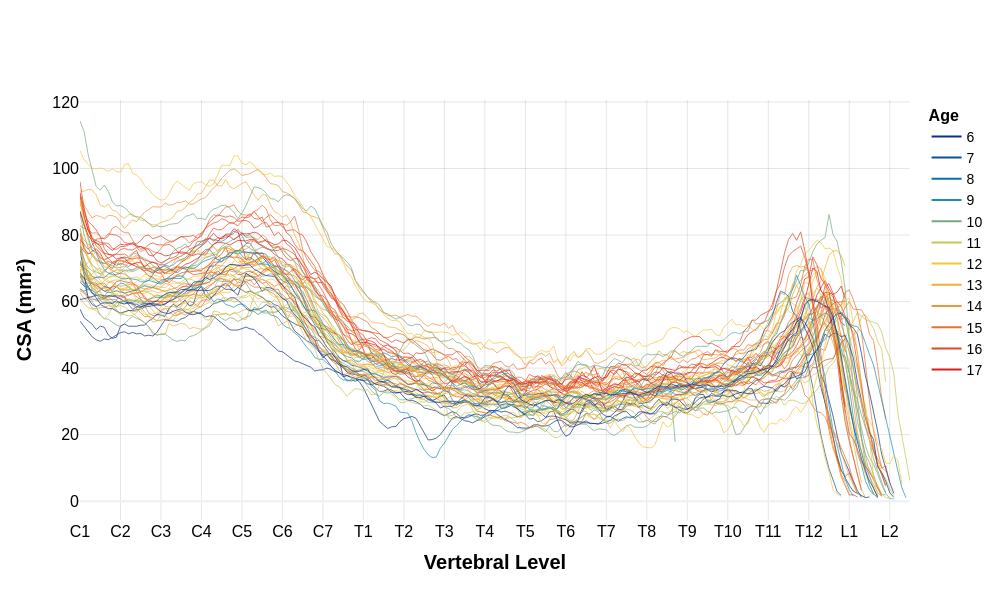
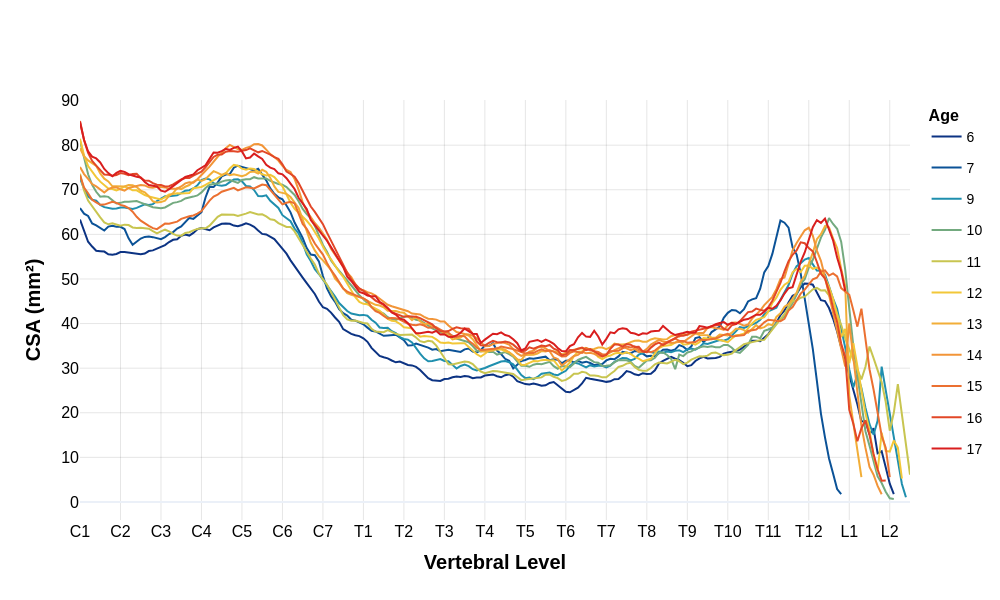

Write notebook code for charts like these, in order.
### Markdown cell above
##### 3.1.2 Female

### Code cell
plot_morphometrics(interpolated_morphometrics_df, 'CSA','CSA (mm²)', sex='F')
plot_average_morphometrics(interpolated_morphometrics_df, 'CSA','CSA (mm²)', sex='F')

### Figure 1 — Plotly figure (JSON) as saved in the notebook; plotly's stock layout.template omitted (floating-point values rounded to 4 significant figures; data arrays with more than 128 entries replaced by an {"elided": "..."} marker saying what was removed)
{"data": [{"legendgroup": "15", "line": {"color": "rgb(235, 112, 49)", "width": 1}, "mode": "lines", "name": "15", "opacity": 0.7, "showlegend": false, "type": "scatter", "x": {"elided": "200 float values"}, "y": {"elided": "200 float values"}}, {"legendgroup": "16", "line": {"color": "rgb(226, 71, 39)", "width": 1}, "mode": "lines", "name": "16", "opacity": 0.7, "showlegend": false, "type": "scatter", "x": {"elided": "193 float values"}, "y": {"elided": "193 float values"}}, {"legendgroup": "14", "line": {"color": "rgb(242, 149, 56)", "width": 1}, "mode": "lines", "name": "14", "opacity": 0.7, "showlegend": false, "type": "scatter", "x": {"elided": "199 float values"}, "y": {"elided": "199 float values"}}, {"legendgroup": "17", "line": {"color": "rgb(217, 30, 30)", "width": 1}, "mode": "lines", "name": "17", "opacity": 0.7, "showlegend": false, "type": "scatter", "x": {"elided": "190 float values"}, "y": {"elided": "190 float values"}}, {"legendgroup": "14", "line": {"color": "rgb(242, 149, 56)", "width": 1}, "mode": "lines", "name": "14", "opacity": 0.7, "showlegend": false, "type": "scatter", "x": {"elided": "190 float values"}, "y": {"elided": "190 float values"}}, {"legendgroup": "14", "line": {"color": "rgb(242, 149, 56)", "width": 1}, "mode": "lines", "name": "14", "opacity": 0.7, "showlegend": false, "type": "scatter", "x": {"elided": "199 float values"}, "y": {"elided": "199 float values"}}, {"legendgroup": "13", "line": {"color": "rgb(242, 174, 56)", "width": 1}, "mode": "lines", "name": "13", "opacity": 0.7, "showlegend": false, "type": "scatter", "x": {"elided": "190 float values"}, "y": {"elided": "190 float values"}}, {"legendgroup": "15", "line": {"color": "rgb(235, 112, 49)", "width": 1}, "mode": "lines", "name": "15", "opacity": 0.7, "showlegend": false, "type": "scatter", "x": {"elided": "190 float values"}, "y": {"elided": "190 float values"}}, {"legendgroup": "12", "line": {"color": "rgb(242, 199, 56)", "width": 1}, "mode": "lines", "name": "12", "opacity": 0.7, "showlegend": false, "type": "scatter", "x": {"elided": "190 float values"}, "y": {"elided": "190 float values"}}, {"legendgroup": "9", "line": {"color": "rgb(31, 143, 174)", "width": 1}, "mode": "lines", "name": "9", "opacity": 0.7, "showlegend": false, "type": "scatter", "x": {"elided": "197 float values"}, "y": {"elided": "197 float values"}}, {"legendgroup": "16", "line": {"color": "rgb(226, 71, 39)", "width": 1}, "mode": "lines", "name": "16", "opacity": 0.7, "showlegend": false, "type": "scatter", "x": {"elided": "190 float values"}, "y": {"elided": "190 float values"}}, {"legendgroup": "17", "line": {"color": "rgb(217, 30, 30)", "width": 1}, "mode": "lines", "name": "17", "opacity": 0.7, "showlegend": false, "type": "scatter", "x": {"elided": "190 float values"}, "y": {"elided": "190 float values"}}, {"legendgroup": "12", "line": {"color": "rgb(242, 199, 56)", "width": 1}, "mode": "lines", "name": "12", "opacity": 0.7, "showlegend": false, "type": "scatter", "x": {"elided": "190 float values"}, "y": {"elided": "190 float values"}}, {"legendgroup": "10", "line": {"color": "rgb(115, 170, 127)", "width": 1}, "mode": "lines", "name": "10", "opacity": 0.7, "showlegend": false, "type": "scatter", "x": {"elided": "200 float values"}, "y": {"elided": "200 float values"}}, {"legendgroup": "11", "line": {"color": "rgb(200, 197, 80)", "width": 1}, "mode": "lines", "name": "11", "opacity": 0.7, "showlegend": false, "type": "scatter", "x": {"elided": "195 float values"}, "y": {"elided": "195 float values"}}, {"legendgroup": "13", "line": {"color": "rgb(242, 174, 56)", "width": 1}, "mode": "lines", "name": "13", "opacity": 0.7, "showlegend": false, "type": "scatter", "x": {"elided": "190 float values"}, "y": {"elided": "190 float values"}}, {"legendgroup": "11", "line": {"color": "rgb(200, 197, 80)", "width": 1}, "mode": "lines", "name": "11", "opacity": 0.7, "showlegend": false, "type": "scatter", "x": {"elided": "202 float values"}, "y": {"elided": "202 float values"}}, {"legendgroup": "10", "line": {"color": "rgb(115, 170, 127)", "width": 1}, "mode": "lines", "name": "10", "opacity": 0.7, "showlegend": false, "type": "scatter", "x": {"elided": "202 float values"}, "y": {"elided": "202 float values"}}, {"legendgroup": "15", "line": {"color": "rgb(235, 112, 49)", "width": 1}, "mode": "lines", "name": "15", "opacity": 0.7, "showlegend": false, "type": "scatter", "x": {"elided": "200 float values"}, "y": {"elided": "200 float values"}}, {"legendgroup": "14", "line": {"color": "rgb(242, 149, 56)", "width": 1}, "mode": "lines", "name": "14", "opacity": 0.7, "showlegend": false, "type": "scatter", "x": {"elided": "190 float values"}, "y": {"elided": "190 float values"}}, {"legendgroup": "10", "line": {"color": "rgb(115, 170, 127)", "width": 1}, "mode": "lines", "name": "10", "opacity": 0.7, "showlegend": false, "type": "scatter", "x": {"elided": "198 float values"}, "y": {"elided": "198 float values"}}, {"legendgroup": "7", "line": {"color": "rgb(11, 82, 151)", "width": 1}, "mode": "lines", "name": "7", "opacity": 0.7, "showlegend": false, "type": "scatter", "x": {"elided": "189 float values"}, "y": {"elided": "189 float values"}}, {"legendgroup": "10", "line": {"color": "rgb(115, 170, 127)", "width": 1}, "mode": "lines", "name": "10", "opacity": 0.7, "showlegend": false, "type": "scatter", "x": {"elided": "148 float values"}, "y": {"elided": "148 float values"}}, {"legendgroup": "11", "line": {"color": "rgb(200, 197, 80)", "width": 1}, "mode": "lines", "name": "11", "opacity": 0.7, "showlegend": false, "type": "scatter", "x": {"elided": "206 float values"}, "y": {"elided": "206 float values"}}, {"legendgroup": "13", "line": {"color": "rgb(242, 174, 56)", "width": 1}, "mode": "lines", "name": "13", "opacity": 0.7, "showlegend": false, "type": "scatter", "x": {"elided": "194 float values"}, "y": {"elided": "194 float values"}}, {"legendgroup": "15", "line": {"color": "rgb(235, 112, 49)", "width": 1}, "mode": "lines", "name": "15", "opacity": 0.7, "showlegend": false, "type": "scatter", "x": {"elided": "201 float values"}, "y": {"elided": "201 float values"}}, {"legendgroup": "16", "line": {"color": "rgb(226, 71, 39)", "width": 1}, "mode": "lines", "name": "16", "opacity": 0.7, "showlegend": false, "type": "scatter", "x": {"elided": "194 float values"}, "y": {"elided": "194 float values"}}, {"legendgroup": "15", "line": {"color": "rgb(235, 112, 49)", "width": 1}, "mode": "lines", "name": "15", "opacity": 0.7, "showlegend": false, "type": "scatter", "x": {"elided": "200 float values"}, "y": {"elided": "200 float values"}}, {"legendgroup": "10", "line": {"color": "rgb(115, 170, 127)", "width": 1}, "mode": "lines", "name": "10", "opacity": 0.7, "showlegend": false, "type": "scatter", "x": [1.0, 1.1, 1.2, 1.3, 1.4, 1.5, 1.6, 1.7, 1.8, 1.9, 2.0, 2.1, 2.2, 2.3, 2.4, 2.5, 2.6, 2.7, 2.8, 2.9, 3.0, 3.1, 3.2, 3.3, 3.4, 3.5, 3.6, 3.7, 3.8, 3.9, 4.0, 4.1, 4.2, 4.3, 4.4, 4.5, 4.6, 4.7, 4.8, 4.9, 5.0, 5.1, 5.2, 5.3, 5.4, 5.5, 5.6, 5.7, 5.8, 5.9, 6.0, 6.1, 6.2, 6.3, 6.4, 6.5, 6.6, 6.7, 6.8, 6.9, 7.0, 7.1, 7.2, 7.3, 7.4, 7.5, 7.6, 7.7, 7.8, 7.9, 8.0, 8.1, 8.2, 8.3, 8.4, 8.5, 8.6, 8.7, 8.8, 8.9, 9.0, 9.1, 9.2, 9.3, 9.4, 9.5, 9.6, 9.7, 9.8, 9.9, 10.0, 10.1, 10.2, 10.3, 10.4, 10.5, 10.6, 10.7, 10.8, 10.9, 11.0, 11.1, 11.2, 11.3, 11.4, 11.5, 11.6, 11.7, 11.8, 11.9, 12.0, 12.1, 12.2, 12.3, 12.4, 12.5, 12.6, 12.7, 12.8, 12.9, 13.0], "y": [86.55, 80.15, 76.3, 73.7, 72.45, 71.55, 71.52, 71.31, 70.79, 70.11, 70.25, 70.71, 70.05, 68.98, 69.56, 70.2, 69.91, 69.67, 70.32, 69.81, 68.74, 68.5, 69.44, 70.1, 70.72, 70.32, 69.92, 70.53, 70.7, 71.03, 72.16, 73.17, 73.58, 73.88, 74.38, 75.88, 76.64, 76.58, 75.53, 74.92, 76.31, 76.84, 76.1, 75.14, 75.83, 76.3, 76.14, 75.32, 75.71, 76.56, 75.47, 74.56, 73.07, 71.86, 70.84, 68.74, 67.78, 66.61, 64.61, 61.71, 59.72, 57.67, 55.47, 54.38, 51.89, 49.64, 46.9, 46.02, 45.26, 44.35, 43.38, 42.07, 41.52, 40.51, 40.3, 40.24, 39.42, 40.88, 42.15, 45.25, 47.54, 48.89, 47.87, 46.69, 45.86, 44.97, 42.63, 40.33, 40.0, 38.08, 37.6, 37.5, 37.31, 36.95, 36.51, 35.84, 36.54, 35.7, 33.85, 33.13, 33.21, 34.91, 35.85, 36.1, 36.87, 38.46, 38.36, 36.68, 35.19, 33.58, 32.27, 31.39, 31.46, 30.93, 31.54, 32.51, 33.09, 31.59, 31.17, 30.08, 28.86]}, {"legendgroup": "12", "line": {"color": "rgb(242, 199, 56)", "width": 1}, "mode": "lines", "name": "12", "opacity": 0.7, "showlegend": false, "type": "scatter", "x": {"elided": "191 float values"}, "y": {"elided": "191 float values"}}, {"legendgroup": "6", "line": {"color": "rgb(12, 51, 131)", "width": 1}, "mode": "lines", "name": "6", "opacity": 0.7, "showlegend": false, "type": "scatter", "x": {"elided": "202 float values"}, "y": {"elided": "202 float values"}}, {"legendgroup": "12", "line": {"color": "rgb(242, 199, 56)", "width": 1}, "mode": "lines", "name": "12", "opacity": 0.7, "showlegend": false, "type": "scatter", "x": {"elided": "198 float values"}, "y": {"elided": "198 float values"}}, {"legendgroup": "9", "line": {"color": "rgb(31, 143, 174)", "width": 1}, "mode": "lines", "name": "9", "opacity": 0.7, "showlegend": false, "type": "scatter", "x": {"elided": "198 float values"}, "y": {"elided": "198 float values"}}, {"legendgroup": "6", "line": {"color": "rgb(12, 51, 131)", "width": 1}, "mode": "lines", "name": "6", "opacity": 0.7, "showlegend": false, "type": "scatter", "x": {"elided": "196 float values"}, "y": {"elided": "196 float values"}}, {"legendgroup": "13", "line": {"color": "rgb(242, 174, 56)", "width": 1}, "mode": "lines", "name": "13", "opacity": 0.7, "showlegend": false, "type": "scatter", "x": {"elided": "190 float values"}, "y": {"elided": "190 float values"}}, {"legendgroup": "16", "line": {"color": "rgb(226, 71, 39)", "width": 1}, "mode": "lines", "name": "16", "opacity": 0.7, "showlegend": false, "type": "scatter", "x": {"elided": "199 float values"}, "y": {"elided": "199 float values"}}, {"legendgroup": "12", "line": {"color": "rgb(242, 199, 56)", "width": 1}, "mode": "lines", "name": "12", "opacity": 0.7, "showlegend": false, "type": "scatter", "x": {"elided": "189 float values"}, "y": {"elided": "189 float values"}}, {"legendgroup": "9", "line": {"color": "rgb(31, 143, 174)", "width": 1}, "mode": "lines", "name": "9", "opacity": 0.7, "showlegend": false, "type": "scatter", "x": {"elided": "205 float values"}, "y": {"elided": "205 float values"}}, {"legendgroup": "17", "line": {"color": "rgb(217, 30, 30)", "width": 1}, "mode": "lines", "name": "17", "opacity": 0.7, "showlegend": false, "type": "scatter", "x": {"elided": "190 float values"}, "y": {"elided": "190 float values"}}, {"legendgroup": "16", "line": {"color": "rgb(226, 71, 39)", "width": 1}, "mode": "lines", "name": "16", "opacity": 0.7, "showlegend": false, "type": "scatter", "x": {"elided": "200 float values"}, "y": {"elided": "200 float values"}}, {"legendgroup": "6", "line": {"color": "rgb(12, 51, 131)", "width": 1}, "mode": "lines", "name": "6", "opacity": 0.7, "showlegend": false, "type": "scatter", "x": {"elided": "202 float values"}, "y": {"elided": "202 float values"}}, {"legendgroup": "6", "line": {"color": "rgb(12, 51, 131)", "width": 1}, "mode": "lines", "name": "6", "opacity": 0.7, "showlegend": false, "type": "scatter", "x": {"elided": "194 float values"}, "y": {"elided": "194 float values"}}, {"legendgroup": "12", "line": {"color": "rgb(242, 199, 56)", "width": 1}, "mode": "lines", "name": "12", "opacity": 0.7, "showlegend": false, "type": "scatter", "x": {"elided": "204 float values"}, "y": {"elided": "204 float values"}}, {"legendgroup": "16", "line": {"color": "rgb(226, 71, 39)", "width": 1}, "mode": "lines", "name": "16", "opacity": 0.7, "showlegend": false, "type": "scatter", "x": {"elided": "193 float values"}, "y": {"elided": "193 float values"}}, {"legendgroup": "15", "line": {"color": "rgb(235, 112, 49)", "width": 1}, "mode": "lines", "name": "15", "opacity": 0.7, "showlegend": false, "type": "scatter", "x": {"elided": "193 float values"}, "y": {"elided": "193 float values"}}, {"legendgroup": "9", "line": {"color": "rgb(31, 143, 174)", "width": 1}, "mode": "lines", "name": "9", "opacity": 0.7, "showlegend": false, "type": "scatter", "x": {"elided": "192 float values"}, "y": {"elided": "192 float values"}}, {"legendgroup": "11", "line": {"color": "rgb(200, 197, 80)", "width": 1}, "mode": "lines", "name": "11", "opacity": 0.7, "showlegend": false, "type": "scatter", "x": {"elided": "194 float values"}, "y": {"elided": "194 float values"}}, {"legendgroup": "10", "line": {"color": "rgb(115, 170, 127)", "width": 1}, "mode": "lines", "name": "10", "opacity": 0.7, "showlegend": false, "type": "scatter", "x": {"elided": "200 float values"}, "y": {"elided": "200 float values"}}, {"legendgroup": "11", "line": {"color": "rgb(200, 197, 80)", "width": 1}, "mode": "lines", "name": "11", "opacity": 0.7, "showlegend": false, "type": "scatter", "x": {"elided": "200 float values"}, "y": {"elided": "200 float values"}}, {"legendgroup": "11", "line": {"color": "rgb(200, 197, 80)", "width": 1}, "mode": "lines", "name": "11", "opacity": 0.7, "showlegend": false, "type": "scatter", "x": {"elided": "201 float values"}, "y": {"elided": "201 float values"}}, {"legendgroup": "12", "line": {"color": "rgb(242, 199, 56)", "width": 1}, "mode": "lines", "name": "12", "opacity": 0.7, "showlegend": false, "type": "scatter", "x": {"elided": "198 float values"}, "y": {"elided": "198 float values"}}, {"legendgroup": "16", "line": {"color": "rgb(226, 71, 39)", "width": 1}, "mode": "lines", "name": "16", "opacity": 0.7, "showlegend": false, "type": "scatter", "x": {"elided": "190 float values"}, "y": {"elided": "190 float values"}}, {"legendgroup": "6", "line": {"color": "rgb(12, 51, 131)", "width": 1}, "mode": "lines", "name": "6", "opacity": 0.7, "showlegend": false, "type": "scatter", "x": {"elided": "198 float values"}, "y": {"elided": "198 float values"}}, {"line": {"color": "rgb(12, 51, 131)", "width": 2}, "mode": "lines", "name": "6", "showlegend": true, "type": "scatter", "x": [null], "y": [null]}, {"line": {"color": "rgb(11, 82, 151)", "width": 2}, "mode": "lines", "name": "7", "showlegend": true, "type": "scatter", "x": [null], "y": [null]}, {"line": {"color": "rgb(11, 113, 171)", "width": 2}, "mode": "lines", "name": "8", "showlegend": true, "type": "scatter", "x": [null], "y": [null]}, {"line": {"color": "rgb(31, 143, 174)", "width": 2}, "mode": "lines", "name": "9", "showlegend": true, "type": "scatter", "x": [null], "y": [null]}, {"line": {"color": "rgb(115, 170, 127)", "width": 2}, "mode": "lines", "name": "10", "showlegend": true, "type": "scatter", "x": [null], "y": [null]}, {"line": {"color": "rgb(200, 197, 80)", "width": 2}, "mode": "lines", "name": "11", "showlegend": true, "type": "scatter", "x": [null], "y": [null]}, {"line": {"color": "rgb(242, 199, 56)", "width": 2}, "mode": "lines", "name": "12", "showlegend": true, "type": "scatter", "x": [null], "y": [null]}, {"line": {"color": "rgb(242, 174, 56)", "width": 2}, "mode": "lines", "name": "13", "showlegend": true, "type": "scatter", "x": [null], "y": [null]}, {"line": {"color": "rgb(242, 149, 56)", "width": 2}, "mode": "lines", "name": "14", "showlegend": true, "type": "scatter", "x": [null], "y": [null]}, {"line": {"color": "rgb(235, 112, 49)", "width": 2}, "mode": "lines", "name": "15", "showlegend": true, "type": "scatter", "x": [null], "y": [null]}, {"line": {"color": "rgb(226, 71, 39)", "width": 2}, "mode": "lines", "name": "16", "showlegend": true, "type": "scatter", "x": [null], "y": [null]}, {"line": {"color": "rgb(217, 30, 30)", "width": 2}, "mode": "lines", "name": "17", "showlegend": true, "type": "scatter", "x": [null], "y": [null]}], "layout": {"height": 600, "legend": {"font": {"color": "black", "family": "Arial", "size": 14}, "title": {"font": {"color": "black", "family": "Arial", "size": 16, "weight": "bold"}, "text": "Age"}}, "title": {"text": " "}, "width": 1000, "xaxis": {"gridcolor": "rgba(0, 0, 0, 0.1)", "tickangle": 0, "tickcolor": "black", "tickfont": {"color": "black", "family": "Arial", "size": 16}, "tickmode": "array", "ticktext": ["C1", "C2", "C3", "C4", "C5", "C6", "C7", "T1", "T2", "T3", "T4", "T5", "T6", "T7", "T8", "T9", "T10", "T11", "T12", "L1", "L2"], "tickvals": [1, 2, 3, 4, 5, 6, 7, 8, 9, 10, 11, 12, 13, 14, 15, 16, 17, 18, 19, 20, 21], "title": {"font": {"color": "black", "family": "Arial", "size": 20, "weight": "bold"}, "text": "Vertebral Level"}}, "yaxis": {"gridcolor": "rgba(0, 0, 0, 0.1)", "tickcolor": "black", "tickfont": {"color": "black", "family": "Arial", "size": 16}, "title": {"font": {"color": "black", "family": "Arial", "size": 20, "weight": "bold"}, "text": "CSA (mm²)"}}}}

### Figure 2 — Plotly figure (JSON) as saved in the notebook; plotly's stock layout.template omitted (floating-point values rounded to 4 significant figures; data arrays with more than 128 entries replaced by an {"elided": "..."} marker saying what was removed)
{"data": [{"legendgroup": "Age 6", "line": {"color": "rgb(12, 51, 131)", "width": 2}, "marker": {"size": 6}, "mode": "lines", "name": "6", "type": "scatter", "x": {"elided": "202 float values"}, "y": {"elided": "202 float values"}}, {"legendgroup": "Age 7", "line": {"color": "rgb(11, 82, 151)", "width": 2}, "marker": {"size": 6}, "mode": "lines", "name": "7", "type": "scatter", "x": {"elided": "189 float values"}, "y": {"elided": "189 float values"}}, {"legendgroup": "Age 8", "line": {"color": "rgb(11, 113, 171)", "width": 2}, "marker": {"size": 6}, "mode": "lines", "name": "8", "type": "scatter", "x": [], "y": []}, {"legendgroup": "Age 9", "line": {"color": "rgb(31, 143, 174)", "width": 2}, "marker": {"size": 6}, "mode": "lines", "name": "9", "type": "scatter", "x": {"elided": "205 float values"}, "y": {"elided": "205 float values"}}, {"legendgroup": "Age 10", "line": {"color": "rgb(115, 170, 127)", "width": 2}, "marker": {"size": 6}, "mode": "lines", "name": "10", "type": "scatter", "x": {"elided": "202 float values"}, "y": {"elided": "202 float values"}}, {"legendgroup": "Age 11", "line": {"color": "rgb(200, 197, 80)", "width": 2}, "marker": {"size": 6}, "mode": "lines", "name": "11", "type": "scatter", "x": {"elided": "206 float values"}, "y": {"elided": "206 float values"}}, {"legendgroup": "Age 12", "line": {"color": "rgb(242, 199, 56)", "width": 2}, "marker": {"size": 6}, "mode": "lines", "name": "12", "type": "scatter", "x": {"elided": "204 float values"}, "y": {"elided": "204 float values"}}, {"legendgroup": "Age 13", "line": {"color": "rgb(242, 174, 56)", "width": 2}, "marker": {"size": 6}, "mode": "lines", "name": "13", "type": "scatter", "x": {"elided": "194 float values"}, "y": {"elided": "194 float values"}}, {"legendgroup": "Age 14", "line": {"color": "rgb(242, 149, 56)", "width": 2}, "marker": {"size": 6}, "mode": "lines", "name": "14", "type": "scatter", "x": {"elided": "199 float values"}, "y": {"elided": "199 float values"}}, {"legendgroup": "Age 15", "line": {"color": "rgb(235, 112, 49)", "width": 2}, "marker": {"size": 6}, "mode": "lines", "name": "15", "type": "scatter", "x": {"elided": "201 float values"}, "y": {"elided": "201 float values"}}, {"legendgroup": "Age 16", "line": {"color": "rgb(226, 71, 39)", "width": 2}, "marker": {"size": 6}, "mode": "lines", "name": "16", "type": "scatter", "x": {"elided": "200 float values"}, "y": {"elided": "200 float values"}}, {"legendgroup": "Age 17", "line": {"color": "rgb(217, 30, 30)", "width": 2}, "marker": {"size": 6}, "mode": "lines", "name": "17", "type": "scatter", "x": {"elided": "190 float values"}, "y": {"elided": "190 float values"}}], "layout": {"height": 600, "legend": {"font": {"color": "black", "family": "Arial", "size": 14}, "title": {"font": {"color": "black", "family": "Arial", "size": 16, "weight": "bold"}, "text": "Age"}}, "title": {"text": " "}, "width": 1000, "xaxis": {"gridcolor": "rgba(0, 0, 0, 0.1)", "tickangle": 0, "tickcolor": "black", "tickfont": {"color": "black", "family": "Arial", "size": 16}, "tickmode": "array", "ticktext": ["C1", "C2", "C3", "C4", "C5", "C6", "C7", "T1", "T2", "T3", "T4", "T5", "T6", "T7", "T8", "T9", "T10", "T11", "T12", "L1", "L2"], "tickvals": [1, 2, 3, 4, 5, 6, 7, 8, 9, 10, 11, 12, 13, 14, 15, 16, 17, 18, 19, 20, 21], "title": {"font": {"color": "black", "family": "Arial", "size": 20, "weight": "bold"}, "text": "Vertebral Level"}}, "yaxis": {"gridcolor": "rgba(0, 0, 0, 0.1)", "tickcolor": "black", "tickfont": {"color": "black", "family": "Arial", "size": 16}, "title": {"font": {"color": "black", "family": "Arial", "size": 20, "weight": "bold"}, "text": "CSA (mm²)"}}}}
